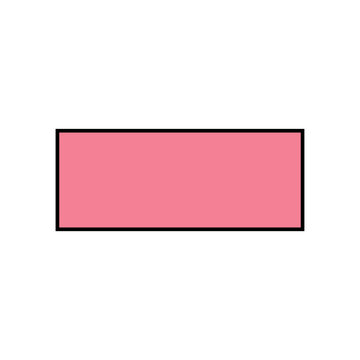
#> input picture sample-images/rectangular.jpg, 360 x 360 px, found by its file name
$ python ex2-2-2d-transform.py
#> lines starting #> are read from the running program, lines starting #| are printed output that depends on the picture
import cv2 as cv
import numpy as np
import os

path = 'sample-images/'
img = cv.imread(os.path.join(path, 'rectangular.jpg'), cv.IMREAD_COLOR)
#> img is the input picture: shape (360, 360, 3); mean B, G, R 231.3, 227.6, 248.1

rows, cols, ch = img.shape
#> rows = 360; cols = 360; ch = 3

pts1 = np.float32([[1, 0],
                   [0, 1],
                   [0.03, 0.06]])


pts2 = np.float32([[1, 0],
                   [0, 1],
                   [0.09, 0.12]])

M = cv.getAffineTransform(pts1, pts2)
dst = cv.warpAffine(img, M, (cols, rows))
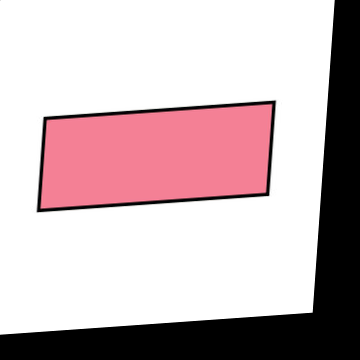
#> dst: shape (360, 360, 3); mean B, G, R 185.4, 182.1, 199.9

cv.imshow('img 1', dst)
cv.imwrite('rectangular_affine.jpg', dst)
cv.waitKey(0)
cv.destroyAllWindows()
